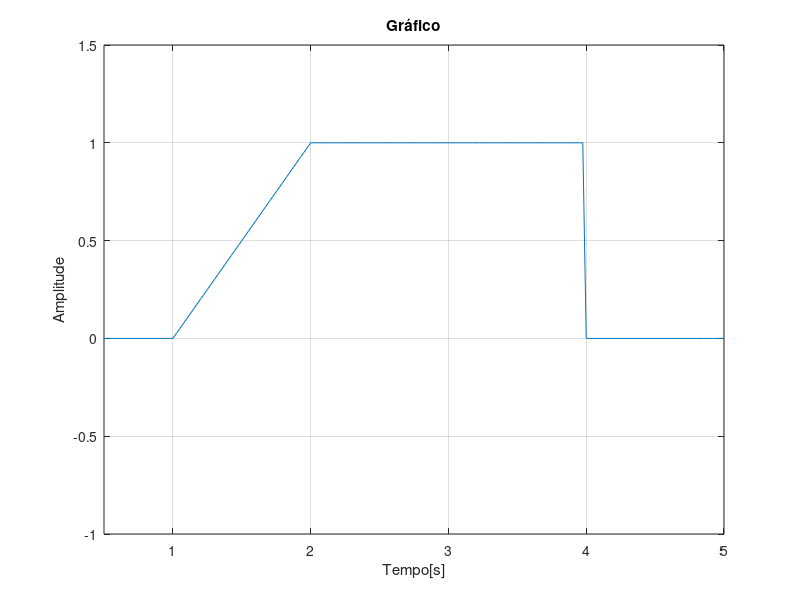

Write MATLAB code to recreate this figure. (Note: this script raises an error after producing the figure.)
%%  Pratica no. 02
%
%  Aluno: Lucas de Souza Pelegrina
%         

%% 1a -> Etapa 1. Multiplicação com Degrau
clc; clear; close all
t = -0.5:0.025:5;
x = zeros(size(t));
for i = 1:length(x)
    if t(i) < 1
        x(i) = 0;
    elseif t(i) >= 1 && t(i) < 2
        x(i) = t(i)-1;
    elseif t(i) >= 2 && t(i) < 4
        x(i) = 1;
    end
end

plot(t,x)
xlim([0.5 5])
ylim([-1 1.5])
xlabel('Tempo[s]')
ylabel('Amplitude')
title('Gráfico')
grid


%% 1b
F1 = t.^2;
F2 = 2*(t-4);
rectF1 = rectangularPulse(0,2,t);
rectF2 = rectangularPulse(2,4,t);
figure
subplot(3,1,1)
plot(t,(F1.*rectF1))
title('Gráfico 1')
xlabel('Tempo[s]')
ylabel('Amplitude')
legend('F1(t)')
ylim([-1 5])
subplot(3,1,2)
plot(t,(F2.*rectF2))
title('Gráfico 2')
xlabel('Tempo[s]')
ylabel('Amplitude')
legend('F2(t)')
ylim([-5 1])
subplot(3,1,3)
plot(t,(F1.*rectF1+F2.*rectF2))
title('Gráfico 3')
xlabel('Tempo[s]')
ylabel('Amplitude')
legend('F1(t)+F2(t)')

%% 2a -> Etapa 2. Funções Pares e Ímpares
clc; clear; close all
t = -3:0.025:3;
a = 2;
u = zeros(size(t));
for i = 1:length(u)
 if(t(i)>0)
 u(i) = 1;
 end
end

k = ones(size(t));
for i = 1:length(k)
 if(t(i)>0)
 k(i) = 0;
 end
end

subplot(2,1,1)
plot(t,(exp(-a.*t).*u))
title('Gráfico 1')
xlabel('Tempo[s]')
ylabel('Amplitude')
legend('X(t)')
subplot(2,1,2)
plot(t,(exp(-a.*-t).*k))
title('Gráfico 2')
xlabel('Tempo[s]')
ylabel('Amplitude')
legend('X(-t)')

%% 2b
X = exp(-a.*t);
X_e = (1/2)*((exp(-a.*t).*u)+(exp(-a.*-t).*k));
X_0 = (1/2)*((exp(-a.*t).*u)-(exp(-a.*-t).*k));
figure
subplot(3,1,1)
plot(t,X_e)
title('Gráfico 1')
xlabel('Tempo[s]')
ylabel('Amplitude')
legend('X_e(t)')
ylim([-0.5 1])
subplot(3,1,2)
plot(t,X_0)
title('Gráfico 2')
xlabel('Tempo[s]')
ylabel('Amplitude')
legend('X_0(t)')
ylim([-0.5 1])
subplot(3,1,3)
plot(t,(X_e+X_0))
title('Gráfico 3')
xlabel('Tempo[s]')
ylabel('Amplitude')
legend('X_e(t)+X_0(t)')
ylim([-0.5 1])





